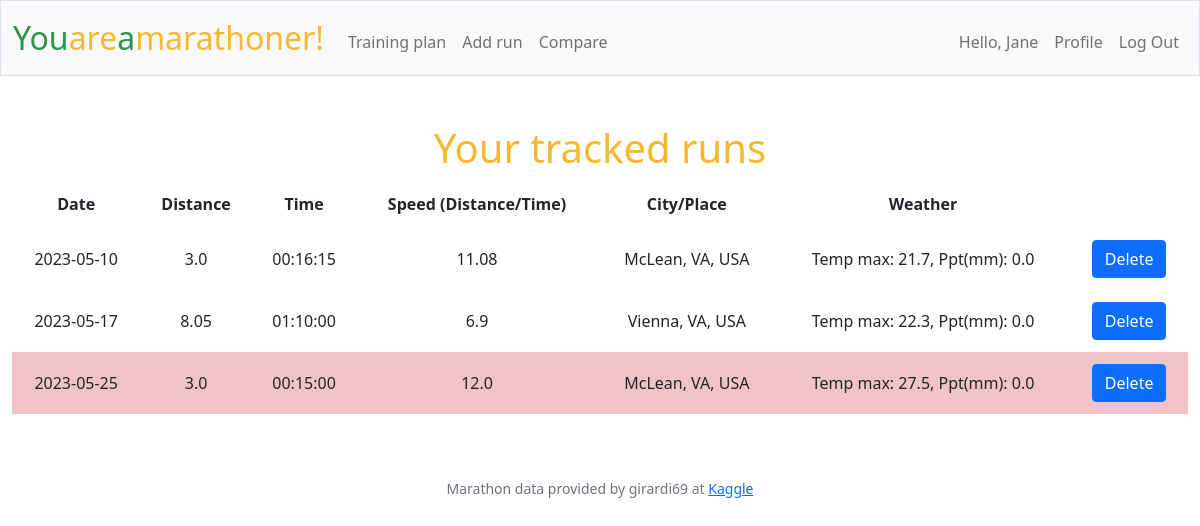
Page / (signed in) on the earlier database version.
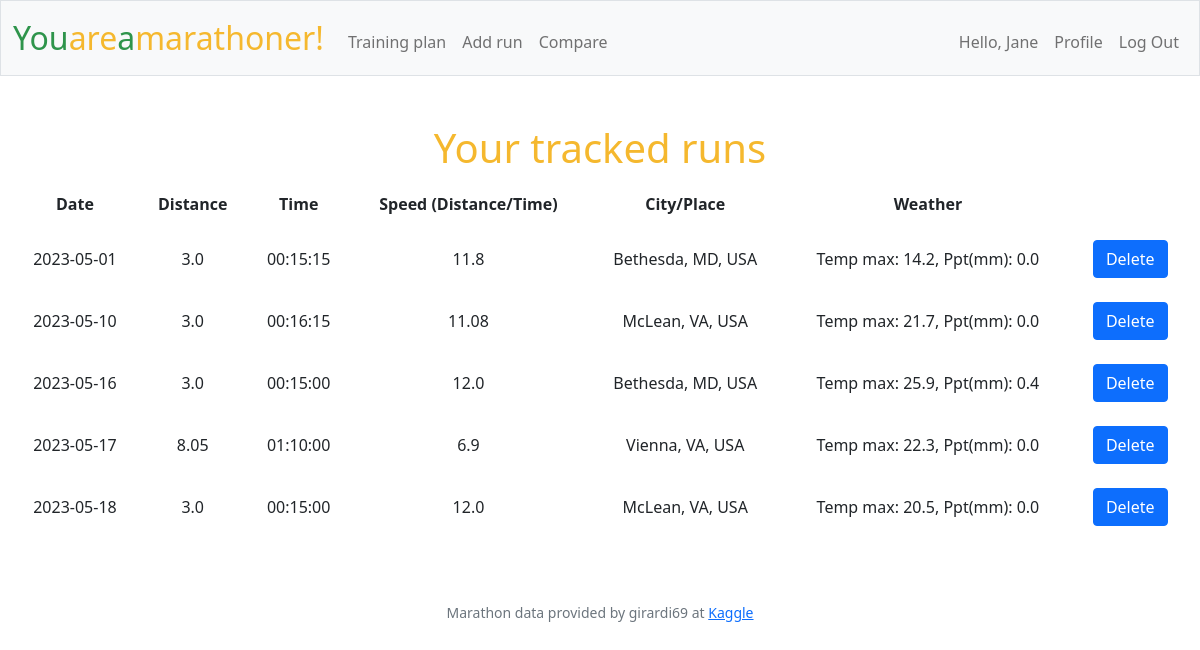
Same page on the later database version.
### tables this page shows
CREATE TABLE runs (
id INTEGER PRIMARY KEY AUTOINCREMENT NOT NULL,
    user_id INTEGER,
    rundate DATETIME NOT NULL DEFAULT CURRENT_TIMESTAMP,
    distance REAL NOT NULL,
    runtime TEXT NOT NULL,
    speed REAL NOT NULL,
    weather TEXT, city TEXT,
    FOREIGN KEY (user_id) REFERENCES users (id));

### app.py (the view)
@app.route("/", methods=["GET"])
@login_required
def index():
    runs = get_user_runs(session["user_id"], cursordb)
    today = date.today()
    flash_message = False
    if len(runs) != 0:
        flash_message = True
    return render_template("layout.html", flash_message = flash_message, runs = runs, futuredate = today)

### app.py (called while the page is built)
@app.after_request
def after_request(response):
    response.headers["Cache-Control"] = "no-cache, no-store, must-revalidate"
    response.headers["Expires"] = 0
    response.headers["Pragma"] = "no-cache"
    return response

### supportfunctions.py (called while the page is built)
def login_required(f):
    @wraps(f)
    def decorated_function(*args, **kwargs):
        if session.get("user_id") is None:
            return redirect("/login")
        return f(*args, **kwargs)
    return decorated_function

def convert_to_date(datestr):
    return datetime.strptime(datestr, "%Y-%m-%d").date()

### templates/layout.html (shortened to what this page needs)
<!DOCTYPE html>
<html lang="en">
    <head>
        <link href="https://cdn.jsdelivr.net/npm/bootstrap@5.1.3/dist/css/bootstrap.min.css"
 rel="stylesheet">
        <link href="/static/styles.css" rel="stylesheet">
    </head>
    <body>
        <nav class="bg-light border navbar navbar-expand-md navbar-light">
            <div class="container-fluid">
                <a class="navbar-brand" href="/"><span class="green">You</span><span class="yellow">are</span><span class="green">a</span><span class="yellow">marathoner!</span></a>
                <div class="collapse navbar-collapse" id="navbar">
                    {% if session["user_id"] %}
                    <ul class="navbar-nav me-auto mt-2">
                        <li class="nav-item"><a class="nav-link" href="/plan">Training plan</a></li>
                        <li class="nav-item"><a class="nav-link" href="/addrun">Add run</a></li>
                        <li class="nav-item"><a class="nav-link" href="/compare">Compare</a></li>
                    </ul>
                    <ul class="navbar-nav ms-auto mt-2">
                        <li class="nav-link">Hello, {{ session["username"] }}</li>
                        <li class="nav-item"><a class="nav-link" href="/profile">Profile</a></li>
                        <li class="nav-item"><a class="nav-link" href="/logout">Log Out</a></li>
                    </ul>
                    {% else %}
                    <ul class="navbar-nav ms-auto mt-2">
                        <li class="nav-item"><a class="nav-link" href="/register">Register</a></li>
                        <li class="nav-item"><a class="nav-link" href="/login">Log In</a></li>
                    </ul>
                    {% endif %}
                </div>
            </div>
        </nav>
        <main class="container-fluid py-5 text-center">
                {% block main %}
                {% if session["user_id"] %}
                    {% if flash_message == True %}
                        <h1>Your tracked runs</h1>
                        <table>
                            <thead>
                                <tr>
                                    <th>Date</th>
                                    <th>Distance</th>
                                    <th>Time</th>
                                    <th>Speed (Distance/Time)</th>
                                    <th>City/Place</th>
                                    <th>Weather</th>
                                </tr>
                            </thead>
                            <tbody>
                                {% for run in runs %}
                                <tr {% if run.date|convertdate > futuredate %} class="futuredate" {% endif %}>
                                    <td>{{ run.date }}</td>
                                    <td>{{ run.distance }}</td>
                                    <td>{{ run.time}}</td>
                                    <td>{{ run.speed }}</td>
                                    <td>{{ run.city }}</td>
                                    <td>{{ run.weather }}</td>
                                    <td><button type="button" onclick="deleteTableRow('{{ run.id }}')" class="btn btn-primary">Delete</button></td>
                                </tr>
                                {% endfor %}
                            </tbody>
                        </table>
                    {% else %}
                        <h1>Your tracked runs</h1>
                        <h2>No runs yet tracked, stay put!</h2>
                    {% endif %}
                {% else %}
                        <h1>Login or register to start running!</h1>
                {% endif %}
                {% endblock %}
        </main>
        <footer class="mb-5 small text-center text-muted">
            Marathon data provided by girardi69 at <a
                href="https://www.kaggle.com/datasets/girardi69/marathon-time-predictions" target="_blank" rel="noopener noreferrer">Kaggle</a>
        </footer>
    </body>
</html>

### static/styles.css (style rules this page uses)
nav .navbar-brand { font-size: xx-large; }
nav .navbar-brand .yellow, h1, h2 { color: #f5b82e; }
nav .navbar-brand .green { color: #2e944b; }
table { background-color: transparent; margin-bottom: 1rem; width: 100%; }
table th, table td { padding: 0.75rem; vertical-align: middle; }

Differences in the rows shown:
removed runs: date "2023-05-25", distance "3.0", time "00:15:00", speed "12.0", city "McLean, VA, USA", weather "Temp max: 27.5, Ppt(mm): 0.0"
added runs: date "2023-05-01", distance "3.0", time "00:15:15", speed "11.8", city "Bethesda, MD, USA", weather "Temp max: 14.2, Ppt(mm): 0.0"
added runs: date "2023-05-16", distance "3.0", time "00:15:00", speed "12.0", city "Bethesda, MD, USA", weather "Temp max: 25.9, Ppt(mm): 0.4"
added runs: date "2023-05-18", distance "3.0", time "00:15:00", speed "12.0", city "McLean, VA, USA", weather "Temp max: 20.5, Ppt(mm): 0.0"
